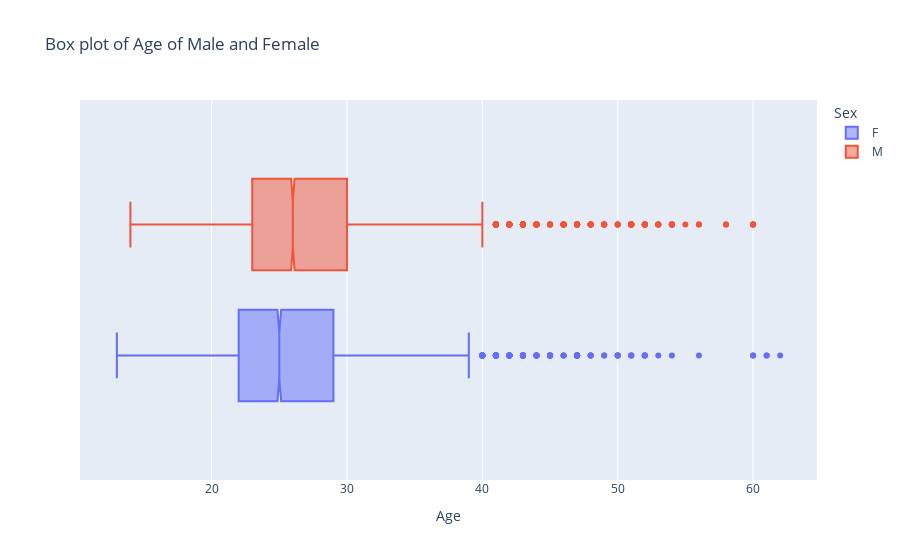

Notebook cell for this chart:
### Code cell
import plotly.express as px
fig = px.box(data_latest, x="Age", color="Sex",
             notched=True, # used notched shape
             title="Box plot of Age of Male and Female",
             hover_data=["Name"]
            )
fig.show()

### Figure 1 — Plotly figure (JSON) as saved in the notebook; plotly's stock layout.template omitted (floating-point values rounded to 4 significant figures; data arrays with more than 128 entries replaced by an {"elided": "..."} marker saying what was removed)
{"data": [{"alignmentgroup": "True", "customdata": {"elided": "6223x1 str values"}, "hovertemplate": "Sex=F<br>Age=%{x}<br>Name=%{customdata[0]}<extra></extra>", "legendgroup": "F", "marker": {"color": "#636efa"}, "name": "F", "notched": true, "offsetgroup": "F", "orientation": "h", "showlegend": true, "type": "box", "x": {"elided": "6223 int values"}, "x0": " ", "xaxis": "x", "y0": " ", "yaxis": "y"}, {"alignmentgroup": "True", "customdata": {"elided": "7465x1 str values"}, "hovertemplate": "Sex=M<br>Age=%{x}<br>Name=%{customdata[0]}<extra></extra>", "legendgroup": "M", "marker": {"color": "#EF553B"}, "name": "M", "notched": true, "offsetgroup": "M", "orientation": "h", "showlegend": true, "type": "box", "x": {"elided": "7465 int values"}, "x0": " ", "xaxis": "x", "y0": " ", "yaxis": "y"}], "layout": {"boxmode": "group", "legend": {"title": {"text": "Sex"}, "tracegroupgap": 0}, "title": {"text": "Box plot of Age of Male and Female"}, "xaxis": {"anchor": "y", "domain": [0, 1], "title": {"text": "Age"}}, "yaxis": {"anchor": "x", "domain": [0, 1]}}}
